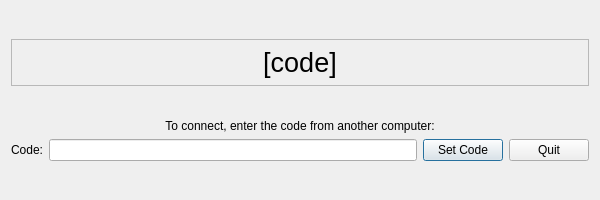
<?xml version="1.0" encoding="UTF-8"?>
<ui version="4.0">
 <class>Dialog</class>
 <widget class="QDialog" name="Dialog">
  <property name="geometry">
   <rect>
    <x>0</x>
    <y>0</y>
    <width>600</width>
    <height>200</height>
   </rect>
  </property>
  <property name="windowTitle">
   <string>Magic Wormhole - Connect</string>
  </property>
  <layout class="QVBoxLayout" name="verticalLayout">
   <item>
    <spacer name="verticalSpacer">
     <property name="orientation">
      <enum>Qt::Vertical</enum>
     </property>
     <property name="sizeHint" stdset="0">
      <size>
       <width>20</width>
       <height>40</height>
      </size>
     </property>
    </spacer>
   </item>
   <item>
    <widget class="QLabel" name="code_label">
     <property name="sizePolicy">
      <sizepolicy hsizetype="Preferred" vsizetype="Fixed">
       <horstretch>0</horstretch>
       <verstretch>0</verstretch>
      </sizepolicy>
     </property>
     <property name="font">
      <font>
       <pointsize>20</pointsize>
      </font>
     </property>
     <property name="frameShape">
      <enum>QFrame::StyledPanel</enum>
     </property>
     <property name="frameShadow">
      <enum>QFrame::Sunken</enum>
     </property>
     <property name="text">
      <string>[code]</string>
     </property>
     <property name="textFormat">
      <enum>Qt::PlainText</enum>
     </property>
     <property name="scaledContents">
      <bool>false</bool>
     </property>
     <property name="alignment">
      <set>Qt::AlignHCenter|Qt::AlignTop</set>
     </property>
     <property name="textInteractionFlags">
      <set>Qt::TextSelectableByMouse</set>
     </property>
    </widget>
   </item>
   <item>
    <spacer name="verticalSpacer_3">
     <property name="orientation">
      <enum>Qt::Vertical</enum>
     </property>
     <property name="sizeHint" stdset="0">
      <size>
       <width>20</width>
       <height>40</height>
      </size>
     </property>
    </spacer>
   </item>
   <item>
    <widget class="QLabel" name="description_label">
     <property name="text">
      <string>To connect, enter the code from another computer:</string>
     </property>
     <property name="alignment">
      <set>Qt::AlignCenter</set>
     </property>
     <property name="wordWrap">
      <bool>true</bool>
     </property>
    </widget>
   </item>
   <item>
    <layout class="QHBoxLayout" name="horizontalLayout">
     <property name="sizeConstraint">
      <enum>QLayout::SetDefaultConstraint</enum>
     </property>
     <item>
      <widget class="QLabel" name="label">
       <property name="sizePolicy">
        <sizepolicy hsizetype="Preferred" vsizetype="Fixed">
         <horstretch>0</horstretch>
         <verstretch>0</verstretch>
        </sizepolicy>
       </property>
       <property name="text">
        <string>Code:</string>
       </property>
      </widget>
     </item>
     <item>
      <widget class="QLineEdit" name="code_edit"/>
     </item>
     <item>
      <widget class="QPushButton" name="set_code_button">
       <property name="text">
        <string>Set Code</string>
       </property>
      </widget>
     </item>
     <item>
      <widget class="QPushButton" name="quit_button">
       <property name="text">
        <string>Quit</string>
       </property>
      </widget>
     </item>
    </layout>
   </item>
   <item>
    <spacer name="verticalSpacer_2">
     <property name="orientation">
      <enum>Qt::Vertical</enum>
     </property>
     <property name="sizeHint" stdset="0">
      <size>
       <width>20</width>
       <height>40</height>
      </size>
     </property>
    </spacer>
   </item>
  </layout>
 </widget>
 <resources/>
 <connections/>
</ui>
